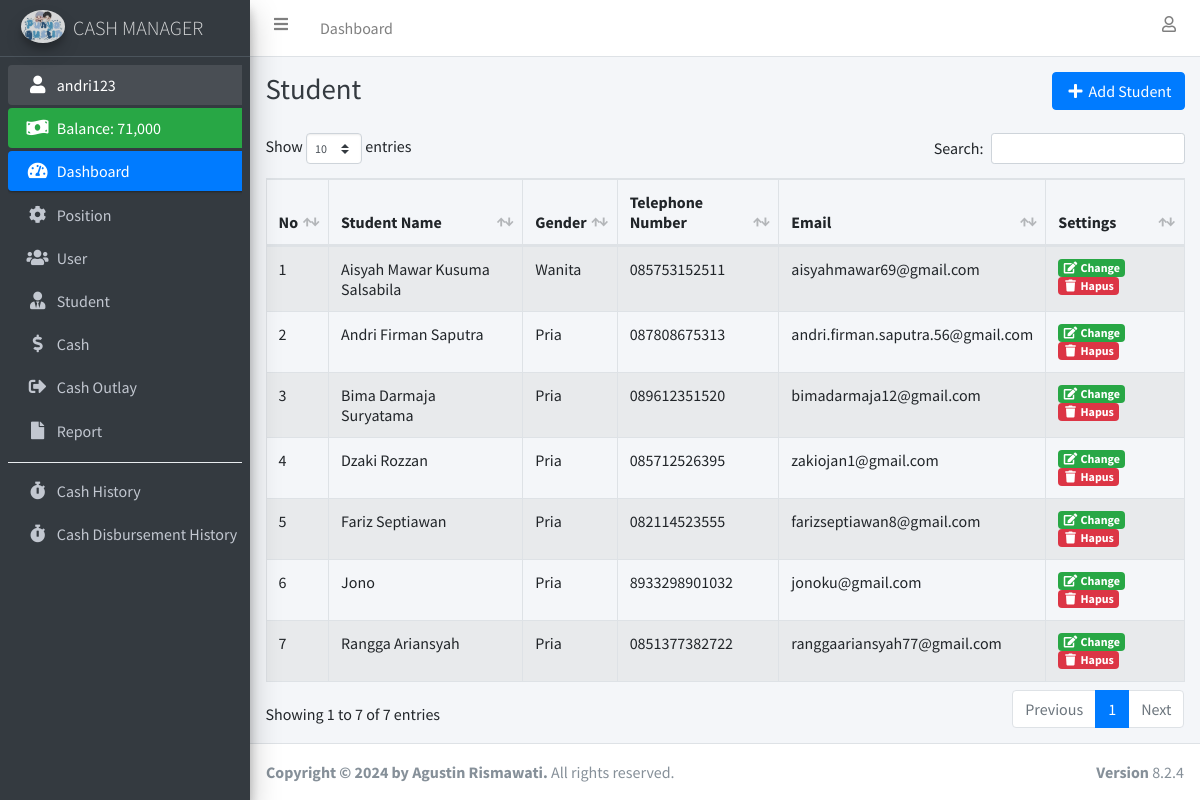
Page /siswa.php (signed in) on the committed database.
### tables this page shows
CREATE TABLE `user` (
  `id_user` int(11) NOT NULL,
  `nama_lengkap` varchar(100) NOT NULL,
  `username` varchar(100) NOT NULL,
  `password` varchar(255) NOT NULL,
  `id_jabatan` int(11) NOT NULL
);

CREATE TABLE `siswa` (
  `id_siswa` int(11) NOT NULL,
  `nama_siswa` varchar(100) NOT NULL,
  `jenis_kelamin` enum('pria','wanita') NOT NULL,
  `no_telepon` varchar(25) NOT NULL,
  `email` varchar(255) NOT NULL
);

### connection.php (called while the page is built, shortened)
<?php
	$host		= "localhost";
	$username	= "root";
	$password	= "";
	$database	= "uang_kas";
	$conn 		= mysqli_connect($host, $username, $password, $database);
if (isset($_SESSION['id_user'])) {
	function dataUser() {
		global $conn;
		$id_user = $_SESSION['id_user'];
		return mysqli_fetch_assoc(mysqli_query($conn, "SELECT * FROM user INNER JOIN jabatan ON user.id_jabatan = jabatan.id_jabatan WHERE id_user = '$id_user'"));
	}
}

### siswa.php (the view, shortened to what this page needs)
<?php
  require 'connection.php';
  $siswa = mysqli_query($conn, "SELECT * FROM siswa ORDER BY nama_siswa ASC");
?>
<!DOCTYPE html>
<html>
<head>
  <?php include 'include/css.php'; ?>
</head>
<body class="hold-transition sidebar-mini layout-fixed">
<div class="wrapper">
  <?php include 'include/navbar.php'; ?>
  <?php include 'include/sidebar.php'; ?>
  <div class="content-wrapper">
    <div class="content-header">
      <div class="container-fluid">
        <div class="row justify-content-center mb-2">
          <div class="col-sm text-left">
            <h1 class="m-0 text-dark">Student</h1>
          </div>
          <div class="col-sm text-right">
            <?php if ($_SESSION['id_jabatan'] !== '3'): ?>
              <button type="button" class="btn btn-primary" data-toggle="modal" data-target="#tambahSiswaModal"><i class="fas fa-fw fa-plus"></i> Add Student</button>
            <?php endif ?>
          </div>
        </div>
      </div>
    </div>
    <section class="content">
      <div class="container-fluid">
        <div class="row">
          <div class="col-lg">
            <div class="table-responsive">
              <table class="table table-striped table-hover table-bordered" id="table_id">
                <thead>
                  <tr>
                    <th>No</th>
                    <th>Student Name</th>
                    <th>Gender</th>
                    <th>Telephone Number</th>
                    <th>Email</th>
                    <?php if ($_SESSION['id_jabatan'] !== '3'): ?>
                      <th>Settings</th>
                    <?php endif ?>
                  </tr>
                </thead>
                <tbody>
                  <?php $i = 1; ?>
                  <?php foreach ($siswa as $ds): ?>
                    <tr>
                      <td><?= $i++; ?></td>
                      <td><?= ucwords(htmlspecialchars_decode($ds['nama_siswa'])); ?></td>
                      <td><?= ucwords($ds['jenis_kelamin']); ?></td>
                      <td><?= $ds['no_telepon']; ?></td>
                      <td><?= $ds['email']; ?></td>
                      <?php if ($_SESSION['id_jabatan'] !== '3'): ?>
                        <td>
                          <a href="ubah_siswa.php?id_siswa=<?= $ds['id_siswa']; ?>" class="badge badge-success" data-toggle="modal" data-target="#editSiswa<?= $ds['id_siswa']; ?>">
                            <i class="fas fa-fw fa-edit"></i> Change
                          </a>
                          <?php if ($_SESSION['id_jabatan'] == '1'): ?>
                            <a data-nama="<?= $ds['nama_siswa']; ?>" class="btn-delete badge badge-danger" href="hapus_siswa.php?id_siswa=<?= $ds['id_siswa']; ?>"><i class="fas fa-fw fa-trash"></i> Hapus</a>
                          <?php endif ?>
                        </td>
                      <?php endif ?>
                    </tr>
                  <?php endforeach ?>
                </tbody>
              </table>
            </div>
          </div>
        </div>
      </div>
    </section>
  </div>
  <footer class="main-footer">
    <strong>Copyright &copy; 2024 by Agustin Rismawati.</strong>
    All rights reserved.
    <div class="float-right d-none d-sm-inline-block">
      <b>Version</b> 8.2.4
    </div>
  </footer>
</div>
</body>
</html>

### include/sidebar.php
<?php
  $dataUser = dataUser();
  $jml_pengeluaran = mysqli_fetch_assoc(mysqli_query($conn, "SELECT sum(jumlah_pengeluaran) as jml_pengeluaran FROM pengeluaran"));
  $jml_pengeluaran = $jml_pengeluaran['jml_pengeluaran'];
  $jml_uang_kas = mysqli_fetch_assoc(mysqli_query($conn, "SELECT sum(minggu_ke_1 + minggu_ke_2 + minggu_ke_3 + minggu_ke_4) as jml_uang_kas FROM uang_kas"));
  $jml_uang_kas = $jml_uang_kas['jml_uang_kas'];
?>
<aside class="main-sidebar sidebar-dark-primary elevation-4">
  <a href="index.php" class="brand-link">
    <img src="assets/img/img_properties/uangkasfoto2.jpg" alt="AdminLTE Logo" class="brand-image img-circle elevation-3" style="opacity: .8">
    <span class="brand-text font-weight-light">CASH MANAGER</span>
  </a>
  <div class="sidebar">
    <nav class="mt-2">
      <ul class="nav nav-pills nav-sidebar flex-column" data-widget="treeview" role="menu" data-accordion="false">
        <li class="nav-item has-treeview menu-open">
          <a href="profile.php" class="nav-link"><i class="nav-icon fas fa-fw fa-user"></i> <p><?= $dataUser['username']; ?></p></a>
        </li>
        <li class="nav-item">
          <div class="bg-success nav-link text-white">
            <i class="nav-icon fas fa-money-bill-wave"></i>
            <p>
              Balance: <?= number_format($jml_uang_kas - $jml_pengeluaran); ?>
            </p>
          </div>
        </li>
        <li class="nav-item has-treeview menu-open">
          <a href="index.php" class="nav-link active">
            <i class="nav-icon fas fa-tachometer-alt"></i>
            <p>
              Dashboard
            </p>
          </a>
        </li>
        <?php if ($dataUser['id_jabatan'] == '1'): ?>
          <li class="nav-item">
            <a href="jabatan.php" class="nav-link">
              <i class="nav-icon fas fa-cog"></i>
              <p>
                Position
              </p>
            </a>
          </li>
          <li class="nav-item">
            <a href="user.php" class="nav-link">
              <i class="nav-icon fas fa-users"></i>
              <p>
                User
              </p>
            </a>
          </li>
        <?php endif ?>
        <li class="nav-item">
          <a href="siswa.php" class="nav-link">
            <i class="fas fa-user-tie nav-icon"></i>
            <p>Student</p>
          </a>
        </li>
        <li class="nav-item">
          <a href="uang_kas.php" class="nav-link">
            <i class="fas fa-dollar-sign nav-icon"></i>
            <p>Cash</p>
          </a>
        </li>
        <li class="nav-item">
          <a href="pengeluaran.php" class="nav-link">
            <i class="fas fa-sign-out-alt nav-icon"></i>
            <p>Cash Outlay</p>
          </a>
        </li>
        <li class="nav-item">
          <a href="laporan.php" class="nav-link">
            <i class="fas fa-file nav-icon"></i>
            <p>Report</p>
          </a>
        </li>
        <div class="dropdown-divider"></div>
        <li class="nav-item">
          <a href="riwayat.php" class="nav-link">
            <i class="fas fa-stopwatch nav-icon"></i>
            <p>Cash History</p>
          </a>
        </li>
        <li class="nav-item">
          <a href="riwayat_pengeluaran.php" class="nav-link">
            <i class="fas fa-stopwatch nav-icon"></i>
            <p>Cash Disbursement History</p>
          </a>
        </li>
      </ul>
    </nav>
  </div>
</aside>

### rows in the picture
user: username "andri123"
siswa: nama_siswa "Aisyah Mawar Kusuma Salsabila", jenis_kelamin "Wanita", no_telepon "085753152511", email "aisyahmawar69@gmail.com"
siswa: nama_siswa "Andri Firman Saputra", jenis_kelamin "Pria", no_telepon "087808675313", email "andri.firman.saputra.56@gmail.com"
siswa: nama_siswa "Bima Darmaja Suryatama", jenis_kelamin "Pria", no_telepon "089612351520", email "bimadarmaja12@gmail.com"
siswa: nama_siswa "Dzaki Rozzan", jenis_kelamin "Pria", no_telepon "085712526395", email "zakiojan1@gmail.com"
siswa: nama_siswa "Fariz Septiawan", jenis_kelamin "Pria", no_telepon "082114523555", email "farizseptiawan8@gmail.com"
siswa: nama_siswa "Jono", jenis_kelamin "Pria", no_telepon "8933298901032", email "jonoku@gmail.com"
siswa: nama_siswa "Rangga Ariansyah", jenis_kelamin "Pria", no_telepon "0851377382722", email "ranggaariansyah77@gmail.com"

### other values in the picture
$jml_uang_kas - $jml_pengeluaran "71,000"
